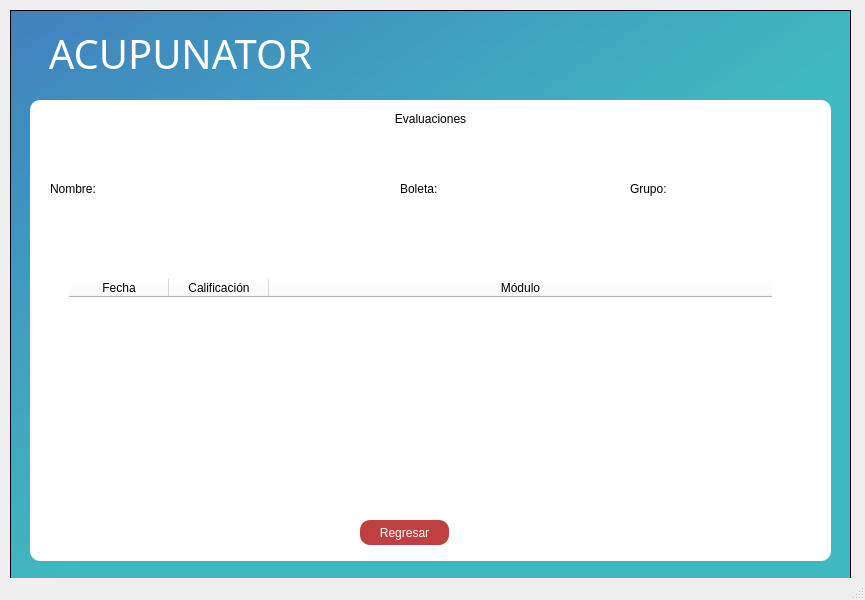
<?xml version="1.0" encoding="UTF-8"?>
<ui version="4.0">
 <class>MainWindow</class>
 <widget class="QMainWindow" name="MainWindow">
  <property name="geometry">
   <rect>
    <x>0</x>
    <y>0</y>
    <width>865</width>
    <height>600</height>
   </rect>
  </property>
  <property name="windowTitle">
   <string>Historiales</string>
  </property>
  <widget class="QWidget" name="centralwidget">
   <widget class="QFrame" name="frame">
    <property name="geometry">
     <rect>
      <x>10</x>
      <y>10</y>
      <width>841</width>
      <height>571</height>
     </rect>
    </property>
    <property name="styleSheet">
     <string notr="true">QFrame{
	
	background-color: qlineargradient(spread:pad, x1:0, y1:0, x2:1, y2:1, stop:0 rgba(64, 129, 191, 255), stop:0.524752 rgba(64, 184, 191, 255));
}</string>
    </property>
    <property name="frameShape">
     <enum>QFrame::StyledPanel</enum>
    </property>
    <property name="frameShadow">
     <enum>QFrame::Raised</enum>
    </property>
    <widget class="QLabel" name="header">
     <property name="geometry">
      <rect>
       <x>30</x>
       <y>20</y>
       <width>281</width>
       <height>51</height>
      </rect>
     </property>
     <property name="font">
      <font>
       <family>Ubuntu Condensed</family>
       <pointsize>30</pointsize>
      </font>
     </property>
     <property name="styleSheet">
      <string notr="true">color: rgb(255, 255, 255);
background-color:none;</string>
     </property>
     <property name="text">
      <string>ACUPUNATOR</string>
     </property>
     <property name="alignment">
      <set>Qt::AlignBottom|Qt::AlignHCenter</set>
     </property>
    </widget>
    <widget class="QFrame" name="card">
     <property name="geometry">
      <rect>
       <x>20</x>
       <y>90</y>
       <width>801</width>
       <height>461</height>
      </rect>
     </property>
     <property name="styleSheet">
      <string notr="true">QFrame{
background-color:rgb(255, 255, 255);
border-radius:10px;
}</string>
     </property>
     <property name="frameShape">
      <enum>QFrame::StyledPanel</enum>
     </property>
     <property name="frameShadow">
      <enum>QFrame::Raised</enum>
     </property>
     <widget class="QLabel" name="label_5">
      <property name="geometry">
       <rect>
        <x>350</x>
        <y>10</y>
        <width>101</width>
        <height>17</height>
       </rect>
      </property>
      <property name="text">
       <string>Evaluaciones</string>
      </property>
      <property name="alignment">
       <set>Qt::AlignCenter</set>
      </property>
     </widget>
     <widget class="QLabel" name="label_4">
      <property name="geometry">
       <rect>
        <x>20</x>
        <y>80</y>
        <width>71</width>
        <height>17</height>
       </rect>
      </property>
      <property name="text">
       <string>Nombre:</string>
      </property>
     </widget>
     <widget class="QPushButton" name="regresar_btn">
      <property name="geometry">
       <rect>
        <x>330</x>
        <y>420</y>
        <width>89</width>
        <height>25</height>
       </rect>
      </property>
      <property name="styleSheet">
       <string notr="true">background-color: rgb(191, 64, 64);
color: rgb(255, 255, 255);
border-radius:10px;</string>
      </property>
      <property name="text">
       <string>Regresar</string>
      </property>
     </widget>
     <widget class="QFrame" name="frame_2">
      <property name="geometry">
       <rect>
        <x>30</x>
        <y>170</y>
        <width>721</width>
        <height>231</height>
       </rect>
      </property>
      <property name="frameShape">
       <enum>QFrame::StyledPanel</enum>
      </property>
      <property name="frameShadow">
       <enum>QFrame::Raised</enum>
      </property>
      <layout class="QVBoxLayout" name="verticalLayout">
       <item>
        <widget class="QTableWidget" name="table_evaluaciones">
         <property name="sizeIncrement">
          <size>
           <width>0</width>
           <height>0</height>
          </size>
         </property>
         <property name="baseSize">
          <size>
           <width>10</width>
           <height>0</height>
          </size>
         </property>
         <attribute name="horizontalHeaderStretchLastSection">
          <bool>true</bool>
         </attribute>
         <attribute name="verticalHeaderStretchLastSection">
          <bool>false</bool>
         </attribute>
         <column>
          <property name="text">
           <string>Fecha</string>
          </property>
         </column>
         <column>
          <property name="text">
           <string>Calificación</string>
          </property>
         </column>
         <column>
          <property name="text">
           <string>Módulo</string>
          </property>
         </column>
        </widget>
       </item>
      </layout>
     </widget>
     <widget class="QLabel" name="name_label">
      <property name="geometry">
       <rect>
        <x>90</x>
        <y>80</y>
        <width>171</width>
        <height>20</height>
       </rect>
      </property>
      <property name="text">
       <string/>
      </property>
     </widget>
     <widget class="QLabel" name="label_7">
      <property name="geometry">
       <rect>
        <x>370</x>
        <y>80</y>
        <width>61</width>
        <height>17</height>
       </rect>
      </property>
      <property name="text">
       <string>Boleta:</string>
      </property>
     </widget>
     <widget class="QLabel" name="label_8">
      <property name="geometry">
       <rect>
        <x>600</x>
        <y>80</y>
        <width>61</width>
        <height>17</height>
       </rect>
      </property>
      <property name="text">
       <string>Grupo:</string>
      </property>
     </widget>
     <widget class="QLabel" name="boleta_label">
      <property name="geometry">
       <rect>
        <x>440</x>
        <y>80</y>
        <width>91</width>
        <height>17</height>
       </rect>
      </property>
      <property name="text">
       <string/>
      </property>
     </widget>
     <widget class="QLabel" name="grupo_label">
      <property name="geometry">
       <rect>
        <x>660</x>
        <y>80</y>
        <width>61</width>
        <height>17</height>
       </rect>
      </property>
      <property name="text">
       <string/>
      </property>
     </widget>
    </widget>
   </widget>
  </widget>
  <widget class="QStatusBar" name="statusbar"/>
 </widget>
 <resources/>
 <connections/>
</ui>
